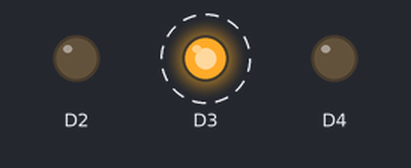
Bench run of a sketch on a simulated Particle Photon. On the bench: output pins drawn as LEDs (lit = HIGH). Dashed ring = blinking.

Above: at 0.5 s.
Timing chart, 0 to 4.6 s (numbered marks = the images above):
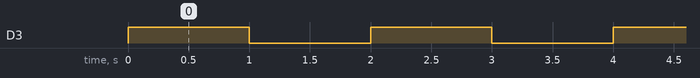

Measured:
- by itself, D3: alternates HIGH for 1.0 s and LOW for 1.0 s

The sketch:

function_call.ino
```cpp
bool WARNING;
class TrafficLight{
  class LED{
    private:
      int pin;
      bool selected;

    private:
      void set_pin_mode(){
        pinMode(this->pin, OUTPUT);
      }

    public:
      LED(int pin, bool selected){
        this->pin = pin;
        this->selected = selected;
        this->set_pin_mode();
      }
      void led_on(){
        digitalWrite(this->pin, HIGH);
      }

      void led_off(){
        digitalWrite(this->pin, LOW);
      }

    public:
      bool get_status(){
        return this->selected;
      }

      void click(){
        this->led_on();
        this->selected = true;
      }

      void unclick(){
        this->led_off();
        this->selected = false;
      }
  };

  public:
    void wait(int time_unit){
      delay(time_unit);
    }

  private:
    LED* led_red;
    LED* led_yellow;
    LED* led_green;

  public:
    TrafficLight(){
      led_red = new LED(D2, false);
      led_yellow = new LED(D3, false);
      led_green = new LED(D4, false);
    }

  // set all light to low
  private:
    void light_reset(){
      WARNING = false;
      this->led_red->unclick();
      this->led_yellow->unclick();
      this->led_green->unclick();
    }
  public:
    void light_go(){
      this->light_reset();
      this->led_green->click();
    }

    void light_stop(){
      this->light_reset();
      this->led_yellow->click();
      this->wait(3000);
      this->led_yellow->unclick();
      this->led_red->click();
    }

    void light_warning(){
      this->light_reset();
      WARNING = true;
      this->led_yellow->click();
      this->wait(1000);
      this->led_yellow->unclick();
      this->wait(1000);
    }
};

TrafficLight* tl;
int light_control(String command){
  Serial.print(command);
  if(command == "GO") tl->light_go();
  if(command == "STOP") tl->light_stop();
  if(command == "WARNING") tl->light_warning();
  return 0;
}

void setup() {
  Serial.begin(9600);
  WARNING = true;
  tl = new TrafficLight();
  Particle.function("LIGHT_CONTROL", light_control);
}

void loop() {
  // DEBUG
  // tl->light_go();
  // delay(5000);
  // tl->light_stop();
  // delay(5000);
  // tl->light_warning();
  // delay(1000);

  if(WARNING == true) tl->light_warning();
}
```
